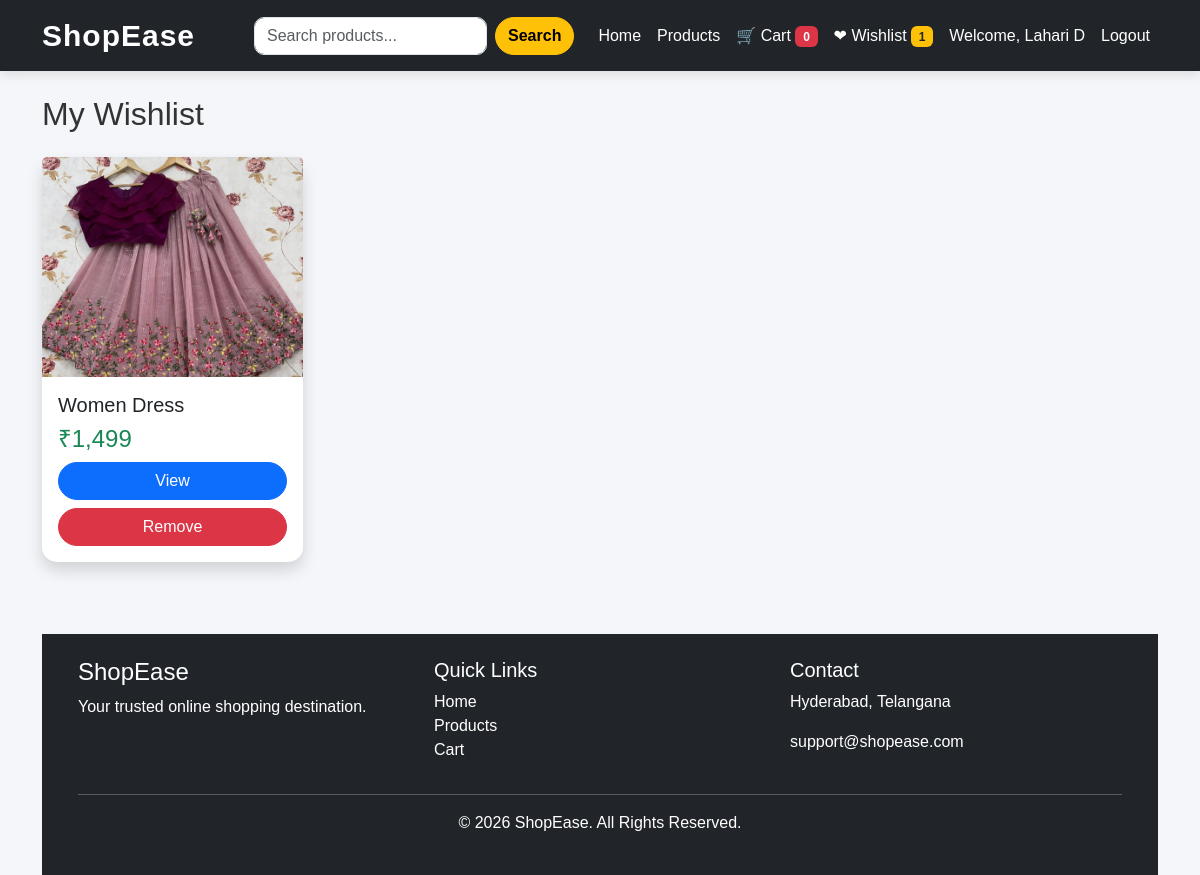
Screenshot of /wishlist.php (signed in) with the database file from the repository.
### tables this page shows
CREATE TABLE `wishlist` (
  `id` int(11) NOT NULL,
  `user_id` int(11) DEFAULT NULL,
  `product_id` int(11) DEFAULT NULL
);

CREATE TABLE `products` (
  `id` int(11) NOT NULL,
  `category_id` int(11) DEFAULT NULL,
  `product_name` varchar(200) DEFAULT NULL,
  `description` text DEFAULT NULL,
  `price` decimal(10,2) DEFAULT NULL,
  `stock` int(11) DEFAULT NULL,
  `image` varchar(255) DEFAULT NULL,
  `created_at` timestamp NOT NULL DEFAULT current_timestamp()
);

### wishlist.php (the view, shortened to what this page needs)
<?php
include("includes/header.php");
$user_id = $_SESSION['user_id'];
?>
<h2 class="mb-4">My Wishlist</h2>
<div class="row">
<?php
$sql = "SELECT wishlist.id,
products.*
FROM wishlist
JOIN products
ON wishlist.product_id = products.id
WHERE wishlist.user_id='$user_id'";
$result = mysqli_query($conn,$sql);
if(mysqli_num_rows($result)>0)
{
    while($row=mysqli_fetch_assoc($result))
    {
?>
<div class="col-md-3 mb-4">
<div class="card h-100 shadow">
<img src="images/<?php echo $row['image']; ?>"
class="card-img-top"
style="height:220px;object-fit:cover;">
<div class="card-body">
<h5><?php echo $row['product_name']; ?></h5>
<h4 class="text-success">
₹<?php echo number_format($row['price']); ?>
</h4>
<a href="product.php?id=<?php echo $row['id']; ?>"
class="btn btn-primary w-100 mb-2">
View
</a>
<a href="wishlist.php?delete=<?php echo $row['id']; ?>"
class="btn btn-danger w-100">
Remove
</a>
</div>
</div>
</div>
<?php
    }
}
else
{
?>
<div class="alert alert-info">
Your wishlist is empty.
</div>
<?php
}
?>
</div>
<?php
include("includes/footer.php");
?>

### css/style.css (style rules this page uses)
body { background:#f4f6f9; font-family:Arial, Helvetica, sans-serif; color:#333; }
.btn { border-radius:30px; transition:.3s; }
.card { border:none; border-radius:15px; box-shadow:0 5px 15px rgba(0,0,0,.1); }

### rows the page displays
wishlist: product.image (picture), product.product_name "Women Dress", product.price "1,499"

### other values shown
$cartCount "0"
$wishlistCount "1"
$_SESSION['user_name'] "Lahari D"
